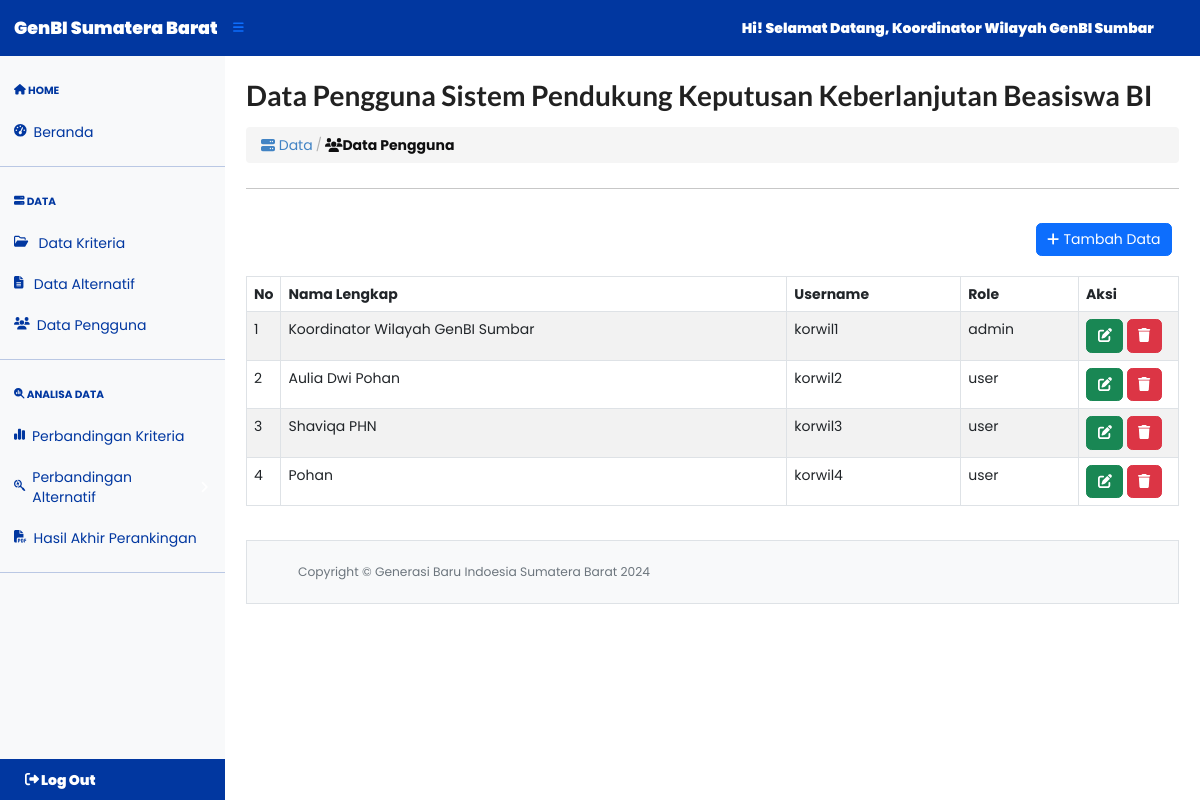
The app's page /admin.php (signed in) with its own data.
### tables this page shows
CREATE TABLE `user` (
  `id_user` int(11) NOT NULL,
  `nama_lengkap` varchar(100) NOT NULL,
  `username` varchar(100) NOT NULL,
  `password` varchar(100) NOT NULL,
  `role` varchar(255) NOT NULL
);

### config.php (called while the page is built, shortened)
<?php
$main_url = "http://localhost/ta-Aulia/";
?>

### admin.php (the view, shortened to what this page needs)
<?php
include('config.php');
include('fungsi.php');
include('template/header.php');
if (empty($_SESSION['username']) and empty($_SESSION['password'])) {
	echo "<script>alert('Anda Harus Login Dulu !'); window.location = 'login.php'</script>";
} else {
	include('template/header.php');
	include('template/sidebar.php');
	include('template/navbar.php');
?>
	<div id="layoutSidenav_content">
		<div class="container-fluid px-4">
			<h1 class="mt-4">Data Pengguna Sistem Pendukung Keputusan Keberlanjutan Beasiswa BI</h1>
			<div class="ui breadcrumb">
				<a class="section"><i class="fa-solid fa-server"></i>&nbsp;</i>Data</a>
				<div class="divider"> / </div>
				<div class="active section"><i class="fa-solid fa-users"></i>Data Pengguna</div>
			</div>
			<hr><br>
			<a href="tambahUser.php?jenis=user">
				<div class="d-grid gap-2 d-md-flex justify-content-md-end">
					<button class="btn btn-primary me-md-2" type="button"><i class="fa-solid fa-plus"></i>&nbsp;</i>Tambah Data</button>
				</div>
				<br>
			</a>
			<table width="100%" class="table table-striped table-bordered">
				<thead>
					<tr>
						<th width="10px">No</th>
						<th> Nama Lengkap</th>
						<th>Username</th>
                        <th>Role</th>
						<th width="100px">Aksi</th>
					</tr>
				</thead>
				<tbody>
					<?php
					$query = "SELECT id_user,nama_lengkap,username,role FROM user ORDER BY id_user";
					$result	= mysqli_query($koneksi, $query);
					$i = 0;
					while ($row = mysqli_fetch_array($result)) {
						$i++;
					?>
						<tr>
							<td><?php echo $i ?></td>
							<td><?php echo $row['nama_lengkap'] ?></td>
							<td><?php echo $row['username'] ?></td>
                            <td><?php echo $row['role'] ?></td>
							<td class="right aligned collapsing">
								<form method="post" action="admin.php">
									<button type="submit" name="edit" class="btn btn-success"><i class="fa-solid fa-pen-to-square"></i></button>
									<button onClick="return confirm('Yakin Menghapus User?')" type="submit" name="delete" class="btn btn-danger"><i class="fa-solid fa-trash"></i></button>
								</form>
							</td>
						</tr>
					<?php } ?>
				</tbody>
			</table>
			<br>
			<?php include('template/footer.php'); ?>
		<?php } ?>

### template/header.php (shortened to what this page needs)
<!DOCTYPE html>
<html lang="en">
    <head>
        <link href="https://cdn.jsdelivr.net/npm/simple-datatables@7.1.2/dist/style.min.css" rel="stylesheet" />
        <link href="<?= $main_url ?>asset/sb-admin/css/styles.css" rel="stylesheet" />
        <link rel="stylesheet" type="text/css" href="<?= $main_url ?>asset/sb-admin/css/style1.css">
        <link href="<?= $main_url ?>asset/sb-admin/css/semantic.min.css" rel="stylesheet" />
    </head>

### template/sidebar.php (shortened to what this page needs)
<div id="layoutSidenav">
    <div id="layoutSidenav_nav">
        <nav class="sb-sidenav accordion sb-sidenav-light" id="sidenavAccordion">
            <div class="sb-sidenav-menu">
                <div class="nav">
                    <div class="sb-sidenav-menu-heading"><i class="fa-solid fa-house"></i>&nbsp;</i>Home</div>
                    <a class="nav-link" href="<?= $main_url ?>index.php">
                        <div class="sb-nav-link-icon"><i class="fas fa-tachometer-alt"></i></div>
                        Beranda
                    </a>
                    <hr class="mb-0">
                    <div class="sb-sidenav-menu-heading"><i class="fa-solid fa-server"></i>&nbsp;</i>Data</div>
                    <a class="nav-link" href="<?= $main_url ?>kriteria.php">
                        <div class="sb-nav-link-icon"><i class="fa-regular fa-folder-open"></i>&nbsp;</i></div>
                        Data Kriteria
                    </a>
                    <a class="nav-link" href="<?= $main_url ?>alternatif.php">
                        <div class="sb-nav-link-icon"><i class="fa-solid fa-file-lines"></i>&nbsp;</i></div>
                        Data Alternatif
                    </a>
                    <?php if ($_SESSION['role'] == 'admin') { ?>
                        <a class="nav-link" href="<?= $main_url ?>admin.php">
                            <div class="sb-nav-link-icon"><i class="fa-solid fa-users"></i></div>
                            Data Pengguna
                        </a>
                    <?php } ?>
                    <hr class="mb-0">
                    <div class="sb-sidenav-menu-heading"><i class="fa-solid fa-magnifying-glass-chart"></i>&nbsp;</i>Analisa Data</div>
                    <a class="nav-link" href="<?= $main_url ?>bobot_kriteria.php">
                        <div class="sb-nav-link-icon"><i class="fa-solid fa-chart-simple"></i></div>
                        Perbandingan Kriteria
                    </a>
                    <li class="nav-item">
                        <a class="nav-link collapsed" href="#" data-bs-toggle="collapse" data-bs-target="#collapseLayouts" aria-expanded="false" aria-controls="collapseLayouts">
                            <div class="sb-nav-link-icon"><i class="fa-brands fa-searchengin"></i></div>
                            Perbandingan Alternatif
                            <div class="sb-sidenav-collapse-arrow"><i class="fas fa-angle-down"></i></div>
                        </a>
                    </li>
                    <a class="nav-link" href="<?= $main_url ?>hasil.php">
                        <div class="sb-nav-link-icon"><i class="fa-solid fa-file-pdf"></i></div>
                        Hasil Akhir Perankingan
                    </a>
                    <hr class="mb-0">
                </div>
            </div>
            <div class="sb-sidenav-footer">
                <a class="navbar-brand ps-3" href="<?= $main_url ?>logout.php"><i class="fa-solid fa-right-from-bracket"></i>&nbsp;</i></i>Log Out</a>
            </div>
        </nav>
    </div>

### template/navbar.php (shortened to what this page needs)
<?php
include "config.php";
?>
<body class="sb-nav-fixed">
    <nav class="sb-topnav navbar navbar-expand navbar-ligth bg-ligth">
        <a class="navbar-brand ps-3" href="<?= $main_url ?>index.php">GenBI Sumatera Barat</a>
        <button class="btn btn-link btn-sm order-1 order-lg-0 me-4 me-lg-0" id="sidebarToggle" href="#!"><i class="fas fa-bars"></i></button>
        <ul class="navbar-nav ms-auto ms-md-0 me-3 me-lg-4">
            <li><a>Hi! Selamat Datang, <?php echo $_SESSION['nama_lengkap'] ?></a></li>
        </ul>
    </nav>

### template/footer.php (shortened to what this page needs)
<footer class="py-4 bg-light mt-auto border">
                    <div class="container-fluid px-4">
                        <div class="d-flex align-items-center justify-content-between small">
                            <div class="text-muted">Copyright &copy; Generasi Baru Indoesia Sumatera Barat <?=date('Y')?></div>
                        </div>
                    </div>
                </footer>
            </div>
        </div>
    </body>
    </html>

### asset/sb-admin/css/style1.css (style rules this page uses)
* { margin: 0; padding: 0; box-sizing: border-box; font-family: "Poppins" , sans-serif; }

### records on screen
user: nama_lengkap "Koordinator Wilayah GenBI Sumbar", username "korwil1", role "admin"
user: nama_lengkap "Aulia Dwi Pohan", username "korwil2", role "user"
user: nama_lengkap "Shaviqa PHN", username "korwil3", role "user"
user: nama_lengkap "Pohan", username "korwil4", role "user"

### other values on screen
$_SESSION['nama_lengkap'] "Koordinator Wilayah GenBI Sumbar"
